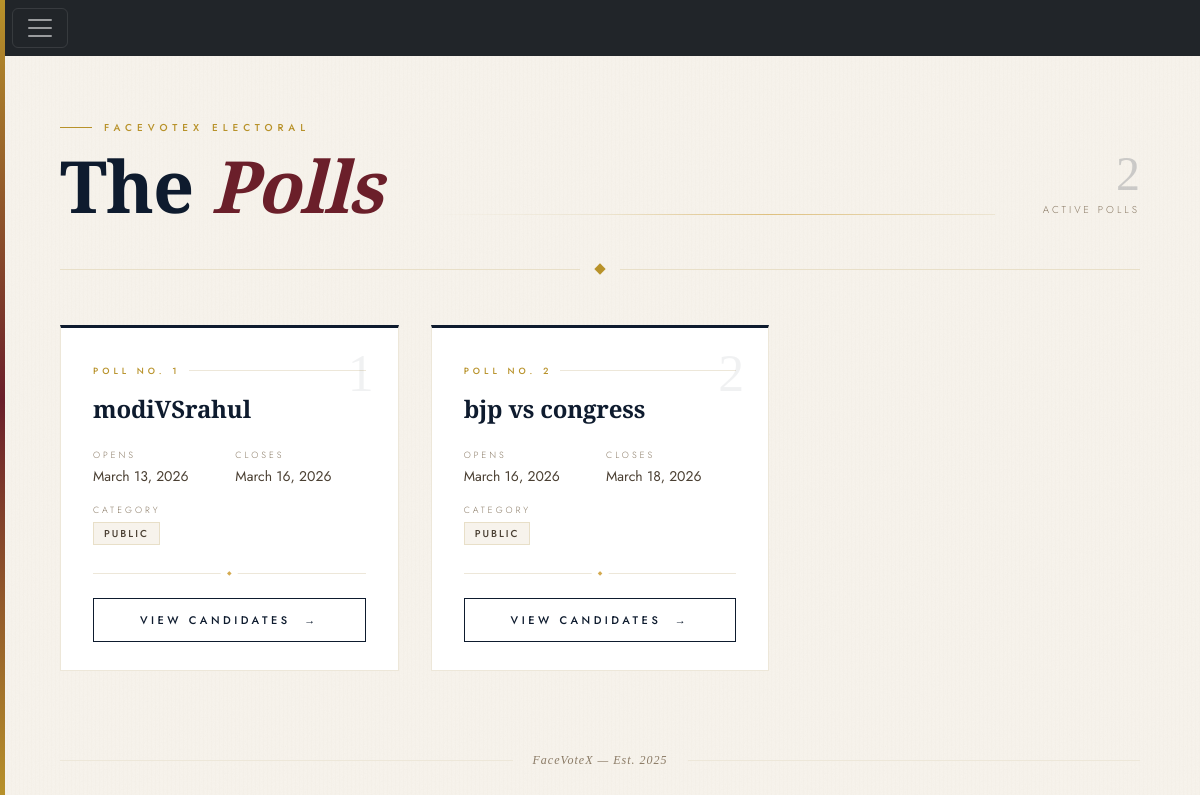
The app's page /voter_view_poll/ with its own data.
### facevotex_app/models.py (models this page shows)
class Poll(models.Model):
    poll_creator=models.ForeignKey(Creator,on_delete=models.CASCADE)
    tittle=models.CharField(max_length=100)
    description=models.TextField()
    start_date=models.DateField(default=timezone.now)
    end_date=models.DateField(default=timezone.now)
    poll_type=models.CharField(max_length=50)
    status=models.CharField(max_length=100, default='not start')

### facevotex_app/voter_views.py (the view)
# urls.py: path("voter_view_poll/",voter_views.voter_view_polls,name='voter_view_poll'),
def voter_view_polls(request):
                  poll_obj = Poll.objects.all()
                  data={
                       "polls":poll_obj
                  }
                  return render(request,'facevotex_app/voter/voter_views_poll.html',data)

### facevotex_app/templates/facevotex_app/voter/voter_views_poll.html (shortened to what this page needs)
<!DOCTYPE html>
<html lang="en">
<head>
    {% include 'facevotex_app/common_html/common_css.html'%}
</head>
<body>
{% include 'facevotex_app/voter/voter_header.html'%}
<div class="page-shell">
<div class="masthead">
    <div class="masthead-left">
        <div class="eyebrow">FaceVoteX Electoral</div>
        <h1 class="page-title">The <em>Polls</em></h1>
    </div>
    <div class="masthead-rule"></div>
    <div class="masthead-right">
        <div class="poll-count">{{ polls|length }}</div>
        <div class="poll-count-lbl">Active Polls</div>
    </div>
</div>
<div class="section-rule">
    <div class="section-rule-line"></div>
    <div class="section-rule-diamond"></div>
    <div class="section-rule-line"></div>
</div>
{% if polls %}
<div class="poll-container">
{% for poll in polls %}
<div class="poll-card">
    <div class="card-num">{{ forloop.counter }}</div>
    <div class="card-label">Poll No. {{ forloop.counter }}</div>
    <div class="poll-title">{{ poll.tittle }}</div>
    <div class="poll-info-grid">
        <div class="poll-info-item">
            <div class="poll-info-label">Opens</div>
            <div class="poll-info-value">{{ poll.start_date }}</div>
        </div>
        <div class="poll-info-item">
            <div class="poll-info-label">Closes</div>
            <div class="poll-info-value">{{ poll.end_date }}</div>
        </div>
        <div class="poll-info-item" style="grid-column: 1/-1;">
            <div class="poll-info-label">Category</div>
            <div class="poll-info-value">
                <span class="poll-type-badge">{{ poll.poll_type }}</span>
            </div>
        </div>
    </div>
    <div class="card-divider"></div>
    <a class="card-cta" href="/voter_view_candidate/{{poll.id}}">
        <span>View Candidates &nbsp;→</span>
    </a>
</div>
{% endfor %}
</div>
{% else %}
<div class="empty-state">
    <div class="empty-state-title">No polls available at this time.</div>
    <div class="empty-state-sub">Please check back later</div>
</div>
{% endif %}
<div class="page-footer">
    <div class="page-footer-line"></div>
    <div class="page-footer-mark">FaceVoteX &mdash; Est. 2025</div>
    <div class="page-footer-line"></div>
</div>
</div>
</body>
</html>

### records on screen
Poll: tittle "modiVSrahul", start_date "March 13, 2026", end_date "March 16, 2026", poll_type "PUBLIC"
Poll: tittle "bjp vs congress", start_date "March 16, 2026", end_date "March 18, 2026", poll_type "PUBLIC"

### other values on screen
{{ polls|length }} "2"
